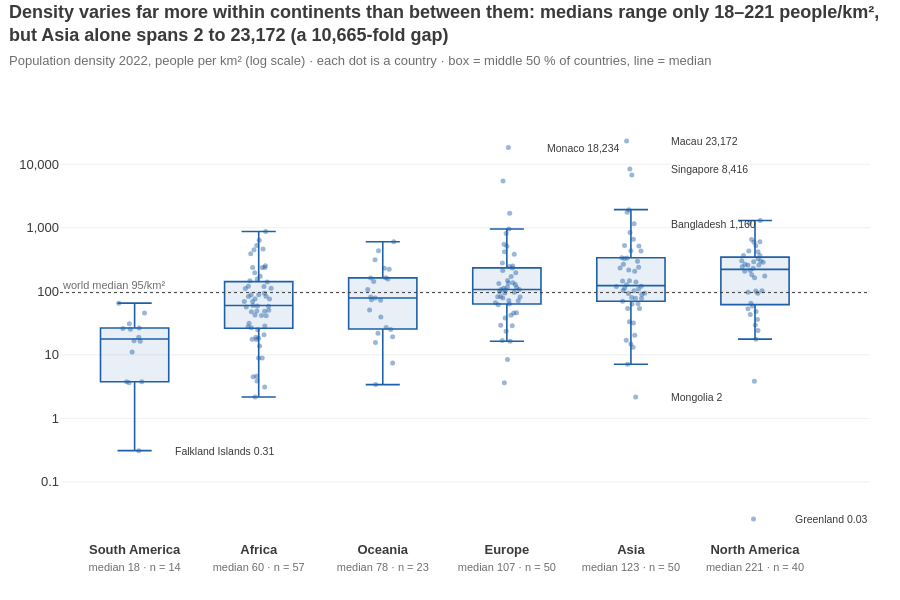

The notebook cell this image was saved under:
### Markdown cell above
**Chart choice & justification:** *Which chart did you choose, and why? Justify design choices.*

**Chart: box plot (log scale) with every country overlaid as a dot.**

**Why this chart:** the question asks for the *spread* within and across groups, not just the average. Box plots put the median, the middle 50 % and the outliers of several groups side by side. Overlaying the individual countries also shows how many there are per continent (South America has only 14). A violin plot would draw a smoothed shape from as few as 14 points and hide the individual extreme countries; a histogram cannot compare six groups compactly.

**Design choices**
- **Log scale**, because densities run from 0.03 (Greenland) to 23,172 people/km² (Macau). The box statistics are computed on log₁₀(density) so the whiskers are not distorted by the skew.
- Continents sorted by median; the **median and number of countries are written under each name** (direct labels instead of hover-only stats).
- A dotted line marks the **world median (95 people/km²)** as a reference; the extreme countries are named.
- One single colour: continent is already encoded by position on the x-axis, so a rainbow of box colours would be decoration only.

**What it shows:** the *typical* density differs by only ~12× between continents (median **18** in South America → **221** in North America), but the spread *inside* continents is enormous: **Asia ranges from 2 (Mongolia) to 23,172 (Macau)** and Europe from 3.6 (Iceland) to 18,234 (Monaco). North America's high median comes from its many small, crowded Caribbean islands; South America is the least dense and most uniform continent.

### Code cell
# Q4 — spread of population density within and across continents → BOX PLOT (log scale, every country shown)
d4 = df[['Country', 'Continent', 'Density']].copy()
d4['log_density'] = np.log10(d4['Density'])     # box statistics computed on the log scale (density is very skewed)

stats = d4.groupby('Continent')['Density'].agg(['median', 'min', 'max', 'count'])
order4 = stats['median'].sort_values().index.tolist()             # boxes sorted by median density
asia_min, asia_max = stats.loc['Asia', 'min'], stats.loc['Asia', 'max']
world_median = d4['Density'].median()

fig = px.box(d4, x='Continent', y='log_density', points='all', hover_name='Country',
             custom_data=['Density'], category_orders={'Continent': order4},
             color_discrete_sequence=[ACCENT2], template='plotly_white',
             title=f"Density varies far more within continents than between them: medians range only "
                   f"{stats['median'].min():.0f}–{stats['median'].max():.0f} people/km²,<br>but Asia alone spans "
                   f"{asia_min:.0f} to {asia_max:,.0f} (a {asia_max / asia_min:,.0f}-fold gap)")
fig.update_traces(jitter=0.5, pointpos=0, width=0.55, hoveron='points',
                  marker=dict(size=5, opacity=0.45, color=ACCENT2),
                  line=dict(width=1.6, color=ACCENT2), fillcolor='rgba(31,95,168,0.10)',
                  hovertemplate='<b>%{hovertext}</b><br>%{customdata[0]:,.1f} people/km²<extra></extra>')

# World median as a reference line
fig.add_hline(y=np.log10(world_median), line=dict(color=DARK, width=1, dash='dot'))
fig.add_annotation(x=0, xref='paper', y=np.log10(world_median), text=f'world median {world_median:.0f}/km²',
                   xanchor='left', yanchor='bottom', showarrow=False, font=dict(size=11, color='#6E6E6E'))

# Name the extremes so the reader knows what the far-out dots are
extremes = ['Macau', 'Monaco', 'Singapore', 'Bangladesh', 'Mongolia', 'Greenland', 'Falkland Islands']
for name in extremes:
    row = d4.loc[d4['Country'] == name].iloc[0]
    value = f"{row['Density']:.2f}" if row['Density'] < 1 else f"{row['Density']:,.0f}"
    fig.add_annotation(x=row['Continent'], y=row['log_density'], text=f'{name} {value}',
                       xanchor='left', xshift=38, showarrow=False, font=dict(size=10.5, color=DARK))

# Medians written under each continent name (direct labels instead of a hover-only statistic)
fig.update_xaxes(title=None, showgrid=False, tickvals=order4,
                 ticktext=[f"<b>{c}</b><br><span style='font-size:11px;color:#6E6E6E'>median "
                           f"{stats.loc[c, 'median']:.0f} · n = {stats.loc[c, 'count']}</span>" for c in order4])
fig.update_yaxes(title=None, tickvals=[-1, 0, 1, 2, 3, 4],                   # log10 values → real labels
                 ticktext=['0.1', '1', '10', '100', '1,000', '10,000'], gridcolor='#F0F0F0', zeroline=False)
fig.update_layout(title=title(fig.layout.title.text,
                              'Population density 2022, people per km² (log scale) · each dot is a country · '
                              'box = middle 50 % of countries, line = median'),
                  showlegend=False, font=FONT, height=600, margin=dict(l=60, r=30, t=120, b=60))
fig.show()

### Figure 1 — Plotly figure (JSON) as saved in the notebook; plotly's stock layout.template omitted (floating-point values rounded to 4 significant figures; data arrays with more than 128 entries replaced by an {"elided": "..."} marker saying what was removed)
{"data": [{"alignmentgroup": "True", "boxpoints": "all", "customdata": {"elided": "234x1 float values"}, "fillcolor": "rgba(31,95,168,0.10)", "hoveron": "points", "hovertemplate": "<b>%{hovertext}</b><br>%{customdata[0]:,.1f} people/km²<extra></extra>", "hovertext": {"elided": "234 str values"}, "jitter": 0.5, "legendgroup": "", "line": {"color": "#1F5FA8", "width": 1.6}, "marker": {"color": "#1F5FA8", "opacity": 0.45, "size": 5}, "name": "", "notched": false, "offsetgroup": "", "orientation": "v", "pointpos": 0, "showlegend": false, "type": "box", "width": 0.55, "x": {"elided": "234 str values"}, "x0": " ", "xaxis": "x", "y": {"elided": "234 float values"}, "y0": " ", "yaxis": "y"}], "layout": {"annotations": [{"font": {"color": "#6E6E6E", "size": 11}, "showarrow": false, "text": "world median 95/km²", "x": 0, "xanchor": "left", "xref": "paper", "y": 1.979, "yanchor": "bottom"}, {"font": {"color": "#3A3A3A", "size": 10.5}, "showarrow": false, "text": "Macau 23,172", "x": "Asia", "xanchor": "left", "xshift": 38, "y": 4.365}, {"font": {"color": "#3A3A3A", "size": 10.5}, "showarrow": false, "text": "Monaco 18,234", "x": "Europe", "xanchor": "left", "xshift": 38, "y": 4.261}, {"font": {"color": "#3A3A3A", "size": 10.5}, "showarrow": false, "text": "Singapore 8,416", "x": "Asia", "xanchor": "left", "xshift": 38, "y": 3.925}, {"font": {"color": "#3A3A3A", "size": 10.5}, "showarrow": false, "text": "Bangladesh 1,160", "x": "Asia", "xanchor": "left", "xshift": 38, "y": 3.064}, {"font": {"color": "#3A3A3A", "size": 10.5}, "showarrow": false, "text": "Mongolia 2", "x": "Asia", "xanchor": "left", "xshift": 38, "y": 0.337}, {"font": {"color": "#3A3A3A", "size": 10.5}, "showarrow": false, "text": "Greenland 0.03", "x": "North America", "xanchor": "left", "xshift": 38, "y": -1.583}, {"font": {"color": "#3A3A3A", "size": 10.5}, "showarrow": false, "text": "Falkland Islands 0.31", "x": "South America", "xanchor": "left", "xshift": 38, "y": -0.5079}], "boxmode": "group", "font": {"color": "#3A3A3A", "family": "Arial, sans-serif", "size": 13}, "height": 600, "legend": {"tracegroupgap": 0}, "margin": {"b": 60, "l": 60, "r": 30, "t": 120}, "shapes": [{"line": {"color": "#3A3A3A", "dash": "dot", "width": 1}, "type": "line", "x0": 0, "x1": 1, "xref": "x domain", "y0": 1.979, "y1": 1.979, "yref": "y"}], "showlegend": false, "title": {"font": {"size": 18}, "text": "<b>Density varies far more within continents than between them: medians range only 18–221 people/km²,<br>but Asia alone spans 2 to 23,172 (a 10,665-fold gap)</b><br><span style='font-size:13px;color:#6E6E6E'>Population density 2022, people per km² (log scale) · each dot is a country · box = middle 50 % of countries, line = median</span>", "x": 0.01, "xanchor": "left", "y": 0.97, "yanchor": "top"}, "xaxis": {"anchor": "y", "categoryarray": ["South America", "Africa", "Oceania", "Europe", "Asia", "North America"], "categoryorder": "array", "domain": [0.0, 1.0], "showgrid": false, "ticktext": ["<b>South America</b><br><span style='font-size:11px;color:#6E6E6E'>median 18 · n = 14</span>", "<b>Africa</b><br><span style='font-size:11px;color:#6E6E6E'>median 60 · n = 57</span>", "<b>Oceania</b><br><span style='font-size:11px;color:#6E6E6E'>median 78 · n = 23</span>", "<b>Europe</b><br><span style='font-size:11px;color:#6E6E6E'>median 107 · n = 50</span>", "<b>Asia</b><br><span style='font-size:11px;color:#6E6E6E'>median 123 · n = 50</span>", "<b>North America</b><br><span style='font-size:11px;color:#6E6E6E'>median 221 · n = 40</span>"], "tickvals": ["South America", "Africa", "Oceania", "Europe", "Asia", "North America"], "title": {}}, "yaxis": {"anchor": "x", "domain": [0.0, 1.0], "gridcolor": "#F0F0F0", "ticktext": ["0.1", "1", "10", "100", "1,000", "10,000"], "tickvals": [-1, 0, 1, 2, 3, 4], "title": {}, "zeroline": false}}}
